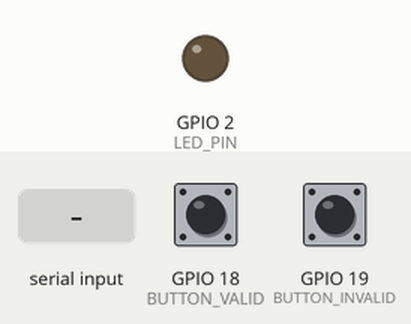
The program below on a simulated ESP32. On the bench: output pins drawn as LEDs (lit = HIGH). Dashed ring = blinking. The inputs (shaded band) are chosen by the test bench; at power-on: GPIO 18 (BUTTON_VALID) HIGH, GPIO 19 (BUTTON_INVALID) HIGH (analog values on the 0–4095 scale). Random numbers use the default seed unless the program sets one; what the program prints to the serial monitor is not drawn.

Above: at 1.7 s.
1.8 s: "START\n" received over Serial
At 3.14 s:
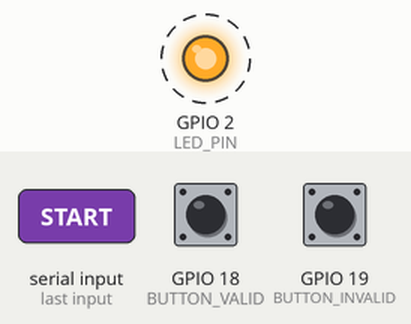
4.8 s: GPIO 18 (BUTTON_VALID) pulled LOW for 3.2 s
Timing chart, 0 to 8.0 s (numbered marks = the images above; inputs shaded):
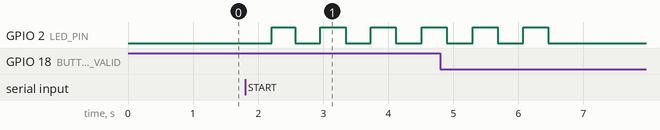

The program:

main.cpp
```cpp
/*
 * CortexKey ESP32 Neural Authentication Firmware v2.0
 * with Button-Triggered Testing
 *
 * Hardware:
 *   ESP32 DevKit V1
 *   BioAmp EXG Pill → GPIO34 (ADC1_CH6)
 *   Button 1 (Valid User) → GPIO18 (pull-up enabled)
 *   Button 2 (Invalid User) → GPIO19 (pull-up enabled)
 *
 * Serial: 115200 baud
 * Sample Rate: 250 Hz (4ms per sample)
 * Output Format: DATA,timestamp_ms,sample1,sample2...\n
 *
 * Button Functions:
 *   GPIO18 Press: Start VALID user authentication test
 *   GPIO19 Press: Start INVALID user authentication test
 *   Long Press (2s): Stop and return to idle
 *
 * Commands (via Serial):
 *   START        → Begin streaming
 *   STOP         → Stop streaming
 *   MOCK_AUTH    → Switch to authenticated mock data
 *   MOCK_IMP     → Switch to impostor mock data
 *   STATUS       → Get current status
 */

// ============================================================
// CONFIGURATION
// ============================================================
#define USE_MOCK_DATA    true   // Set to false when real sensor connected
#define EEG_PIN          34     // GPIO34 (ADC1_CH6)
#define BUTTON_VALID     18     // GPIO18 - Valid user button
#define BUTTON_INVALID   19     // GPIO19 - Invalid user button
#define LED_PIN          2      // Built-in LED

#define SAMPLE_RATE      250    // Hz
#define SAMPLE_INTERVAL  4000   // microseconds (1000000 / 250)
#define SERIAL_BAUD      115200

#define BUTTON_DEBOUNCE  50     // ms
#define LONG_PRESS_TIME  2000   // ms for long press

// ============================================================
// STATE
// ============================================================
enum Mode {
  MODE_IDLE,
  MODE_STREAMING,
  MODE_AUTH_VALID,    // Button-triggered valid user test
  MODE_AUTH_INVALID   // Button-triggered invalid user test
};

enum MockType {
  MOCK_AUTHENTICATED,
  MOCK_IMPOSTOR
};

Mode currentMode = MODE_IDLE;
MockType mockType = MOCK_AUTHENTICATED;

unsigned long sampleCount = 0;
unsigned long startTime = 0;
unsigned long lastSampleMicros = 0;

// Button state tracking
struct ButtonState {
  uint8_t pin;
  bool lastState;
  bool currentState;
  unsigned long pressTime;
  unsigned long releaseTime;
  bool longPressTriggered;
};

ButtonState btnValid = {BUTTON_VALID, HIGH, HIGH, 0, 0, false};
ButtonState btnInvalid = {BUTTON_INVALID, HIGH, HIGH, 0, 0, false};

// ============================================================
// MOCK DATA GENERATION (5X SLOWER FOR VISIBILITY)
// ============================================================

/**
 * Generate realistic SLOW EEG for an "authenticated" user.
 * Frequencies divided by 5 for better visualization on screen.
 * Strong Alpha (2Hz visible) + moderate Beta (4Hz visible) + low noise.
 */
float generateAuthEEG(float t) {
  // Alpha rhythm (10Hz → 2Hz for visibility)
  float alpha = 25.0f * sin(2.0f * PI * 2.0f * t);

  // Beta rhythm (20Hz → 4Hz for visibility)
  float beta = 12.0f * sin(2.0f * PI * 4.0f * t);

  // Theta (6Hz → 1.2Hz for visibility)
  float theta = 6.0f * sin(2.0f * PI * 1.2f * t);

  // Delta (2.5Hz → 0.5Hz for visibility)
  float delta = 4.0f * sin(2.0f * PI * 0.5f * t);

  // Biological noise (low)
  float noise = 3.0f * (random(-100, 101) / 100.0f);

  // Slow amplitude modulation (breathing artifact ~0.06Hz)
  float modulation = 1.0f + 0.15f * sin(2.0f * PI * 0.06f * t);

  // Occasional eye blink artifact
  float blink = 0.0f;
  if (((int)(t * 1000)) % 5000 < 300) {  // Every 5 seconds, 300ms duration
    float blinkT = fmod(t * 1000, 5000) / 300.0f;
    blink = 50.0f * exp(-pow((blinkT - 0.2f), 2) / 0.02f);
  }

  return (alpha + beta + theta + delta) * modulation + noise + blink;
}

/**
 * Generate SLOW noisy EEG for an "impostor" user.
 * High noise, weak/shifted alpha, muscle artifacts.
 */
float generateImpostorEEG(float t) {
  // Shifted/weak alpha (different frequency → 1.5Hz visible)
  float alpha = 8.0f * sin(2.0f * PI * 1.5f * t + random(0, 100) / 50.0f);

  // High beta/stress (22Hz → 4.4Hz visible)
  float beta = 15.0f * sin(2.0f * PI * 4.4f * t + random(0, 100) / 50.0f);

  // Weak theta
  float theta = 4.0f * sin(2.0f * PI * 1.1f * t);

  // High noise
  float noise = 12.0f * (random(-100, 101) / 100.0f);
  float whiteNoise = 8.0f * (random(-100, 101) / 100.0f);

  // Frequent muscle artifacts (30-60Hz → 6-12Hz visible)
  float muscle = 0.0f;
  if (random(0, 1000) < 50) {  // 5% chance per sample
    muscle = 30.0f * sin(2.0f * PI * 9.0f * t);  // 45Hz → 9Hz visible
  }

  // Large random spikes (movement)
  float spike = 0.0f;
  if (random(0, 1000) < 10) {  // 1% chance
    spike = 40.0f * (random(-100, 101) / 100.0f);
  }

  return alpha + beta + theta + noise + whiteNoise + muscle + spike;
}

/**
 * Read EEG from ADC (real sensor) or generate mock data
 */
float readEEG() {
  float value;
  float timeSeconds = (millis() - startTime) / 1000.0f;

  if (USE_MOCK_DATA) {
    // Generate appropriate mock data based on mode
    if (currentMode == MODE_AUTH_VALID ||
        (currentMode == MODE_STREAMING && mockType == MOCK_AUTHENTICATED)) {
      value = generateAuthEEG(timeSeconds);
    } else {
      value = generateImpostorEEG(timeSeconds);
    }
  } else {
    // Real sensor: Read from ADC
    int rawADC = analogRead(EEG_PIN);
    // Convert to microvolts (assuming 3.3V ref, 12-bit ADC, gain = 1000x)
    value = ((rawADC / 4095.0f) * 3.3f * 1000.0f) - 1650.0f;  // Center around 0
  }

  return value;
}

// ============================================================
// BUTTON HANDLING
// ============================================================

void updateButton(ButtonState &btn) {
  btn.currentState = digitalRead(btn.pin);
  unsigned long now = millis();

  // Detect press (HIGH → LOW with debounce)
  if (btn.lastState == HIGH && btn.currentState == LOW) {
    if (now - btn.releaseTime > BUTTON_DEBOUNCE) {
      btn.pressTime = now;
      btn.longPressTriggered = false;
    }
  }

  // Detect release (LOW → HIGH)
  if (btn.lastState == LOW && btn.currentState == HIGH) {
    btn.releaseTime = now;
  }

  btn.lastState = btn.currentState;
}

bool isButtonPressed(ButtonState &btn) {
  return (btn.currentState == LOW);
}

bool isShortPress(ButtonState &btn) {
  unsigned long now = millis();
  if (btn.lastState == LOW && btn.currentState == HIGH) {
    unsigned long pressDuration = btn.releaseTime - btn.pressTime;
    if (pressDuration > BUTTON_DEBOUNCE && pressDuration < LONG_PRESS_TIME) {
      return true;
    }
  }
  return false;
}

bool isLongPress(ButtonState &btn) {
  unsigned long now = millis();
  if (btn.currentState == LOW && !btn.longPressTriggered) {
    if (now - btn.pressTime > LONG_PRESS_TIME) {
      btn.longPressTriggered = true;
      return true;
    }
  }
  return false;
}

// ============================================================
// COMMAND PROCESSING
// ============================================================

void processCommand(String cmd) {
  cmd.trim();
  cmd.toUpperCase();

  if (cmd == "START") {
    currentMode = MODE_STREAMING;
    mockType = MOCK_AUTHENTICATED;
    sampleCount = 0;
    startTime = millis();
    lastSampleMicros = micros();
    Serial.println("STATUS:Started streaming (authenticated mode)");

  } else if (cmd == "STOP") {
    currentMode = MODE_IDLE;
    Serial.println("STATUS:Stopped");

  } else if (cmd == "MOCK_AUTH") {
    mockType = MOCK_AUTHENTICATED;
    Serial.println("STATUS:Switched to authenticated mock data");

  } else if (cmd == "MOCK_IMP") {
    mockType = MOCK_IMPOSTOR;
    Serial.println("STATUS:Switched to impostor mock data");

  } else if (cmd == "STATUS") {
    Serial.print("STATUS:");
    Serial.print("Mode=");
    switch(currentMode) {
      case MODE_IDLE: Serial.print("IDLE"); break;
      case MODE_STREAMING: Serial.print("STREAMING"); break;
      case MODE_AUTH_VALID: Serial.print("AUTH_VALID"); break;
      case MODE_AUTH_INVALID: Serial.print("AUTH_INVALID"); break;
    }
    Serial.print(",MockType=");
    Serial.print(mockType == MOCK_AUTHENTICATED ? "AUTH" : "IMP");
    Serial.print(",Samples=");
    Serial.print(sampleCount);
    Serial.print(",Uptime=");
    Serial.print(millis() / 1000);
    Serial.println("s");

  } else {
    Serial.println("ERROR:Unknown command");
  }
}

// ============================================================
// SETUP
// ============================================================

void setup() {
  Serial.begin(SERIAL_BAUD);
  while (!Serial) { delay(10); }

  // Configure pins
  pinMode(EEG_PIN, INPUT);
  pinMode(BUTTON_VALID, INPUT_PULLUP);
  pinMode(BUTTON_INVALID, INPUT_PULLUP);
  pinMode(LED_PIN, OUTPUT);

  // Configure ADC
  analogReadResolution(12);
  analogSetAttenuation(ADC_11db);  // 0-3.3V range

  // Seed random number generator
  randomSeed(analogRead(0) + analogRead(EEG_PIN));

  delay(500);

  // Startup banner
  Serial.println("\n========================================");
  Serial.println("  CortexKey ESP32 Authentication v2.0");
  Serial.println("  with Button-Triggered Testing");
  Serial.println("========================================");
  Serial.println("Hardware:");
  Serial.println("  GPIO34: EEG Input (ADC)");
  Serial.println("  GPIO18: Valid User Button");
  Serial.println("  GPIO19: Invalid User Button");
  Serial.println("");
  Serial.print("Mock Mode: ");
  Serial.println(USE_MOCK_DATA ? "ENABLED" : "DISABLED");
  Serial.print("Sample Rate: ");
  Serial.print(SAMPLE_RATE);
  Serial.println(" Hz");
  Serial.println("");
  Serial.println("Button Controls:");
  Serial.println("  Press GPIO18 → Start VALID user test");
  Serial.println("  Press GPIO19 → Start INVALID user test");
  Serial.println("  Hold 2s → Stop and return to idle");
  Serial.println("");
  Serial.println("Serial Commands:");
  Serial.println("  START, STOP, MOCK_AUTH, MOCK_IMP, STATUS");
  Serial.println("========================================");
  Serial.println("CORTEXKEY_READY");
  Serial.println("");

  digitalWrite(LED_PIN, LOW);
}

// ============================================================
// MAIN LOOP
// ============================================================

void loop() {
  unsigned long currentMicros = micros();

  // Update button states
  updateButton(btnValid);
  updateButton(btnInvalid);

  // ===== Button Event Handling =====

  // GPIO18: Valid User Button (short press)
  if (isShortPress(btnValid)) {
    if (currentMode == MODE_IDLE || currentMode == MODE_STREAMING) {
      currentMode = MODE_AUTH_VALID;
      mockType = MOCK_AUTHENTICATED;
      sampleCount = 0;
      startTime = millis();
      lastSampleMicros = currentMicros;
      Serial.println("\n========== VALID USER TEST STARTED ==========");
      Serial.println("STATUS:Button 18 pressed - Starting valid user authentication");
      digitalWrite(LED_PIN, HIGH);  // LED on during test
    }
  }

  // GPIO19: Invalid User Button (short press)
  if (isShortPress(btnInvalid)) {
    if (currentMode == MODE_IDLE || currentMode == MODE_STREAMING) {
      currentMode = MODE_AUTH_INVALID;
      mockType = MOCK_IMPOSTOR;
      sampleCount = 0;
      startTime = millis();
      lastSampleMicros = currentMicros;
      Serial.println("\n========== INVALID USER TEST STARTED ==========");
      Serial.println("STATUS:Button 19 pressed - Starting invalid user authentication");
      digitalWrite(LED_PIN, HIGH);  // LED on during test
    }
  }

  // Long press either button: Stop
  if (isLongPress(btnValid) || isLongPress(btnInvalid)) {
    if (currentMode != MODE_IDLE) {
      currentMode = MODE_IDLE;
      Serial.println("\n========== TEST STOPPED ==========");
      Serial.println("STATUS:Long press detected - Returned to idle");
      digitalWrite(LED_PIN, LOW);  // LED off
    }
  }

  // ===== Serial Command Processing =====
  if (Serial.available()) {
    String command = Serial.readStringUntil('\n');
    processCommand(command);
  }

  // ===== EEG Sampling =====
  if (currentMode != MODE_IDLE) {
    // Check if it's time for next sample (250 Hz = 4000 µs interval)
    if (currentMicros - lastSampleMicros >= SAMPLE_INTERVAL) {
      lastSampleMicros += SAMPLE_INTERVAL;

      // Read EEG sample
      float eegValue = readEEG();

      // Send data over serial
      unsigned long timestamp = millis() - startTime;
      Serial.print("DATA,");
      Serial.print(timestamp);
      Serial.print(",");
      Serial.println(eegValue, 3);  // 3 decimal places

      sampleCount++;

      // Blink LED to show activity
      if (sampleCount % 250 == 0) {  // Every second
        digitalWrite(LED_PIN, !digitalRead(LED_PIN));
      }

      // Auto-stop after 10 seconds for button-triggered tests
      if ((currentMode == MODE_AUTH_VALID || currentMode == MODE_AUTH_INVALID) &&
          (millis() - startTime > 10000)) {
        Serial.println("\n========== TEST COMPLETE (10s) ==========");
        Serial.print("STATUS:Completed ");
        Serial.print(currentMode == MODE_AUTH_VALID ? "VALID" : "INVALID");
        Serial.print(" user test - ");
        Serial.print(sampleCount);
        Serial.println(" samples collected");
        currentMode = MODE_IDLE;
        digitalWrite(LED_PIN, LOW);
      }
    }
  }

  // Small delay to prevent watchdog issues
  yield();
}
```

Measured:
- after the input at 1.8 s, GPIO 2 (LED_PIN): alternates HIGH for 0.39 s and LOW for 0.39 s, starting after 0.41 s
